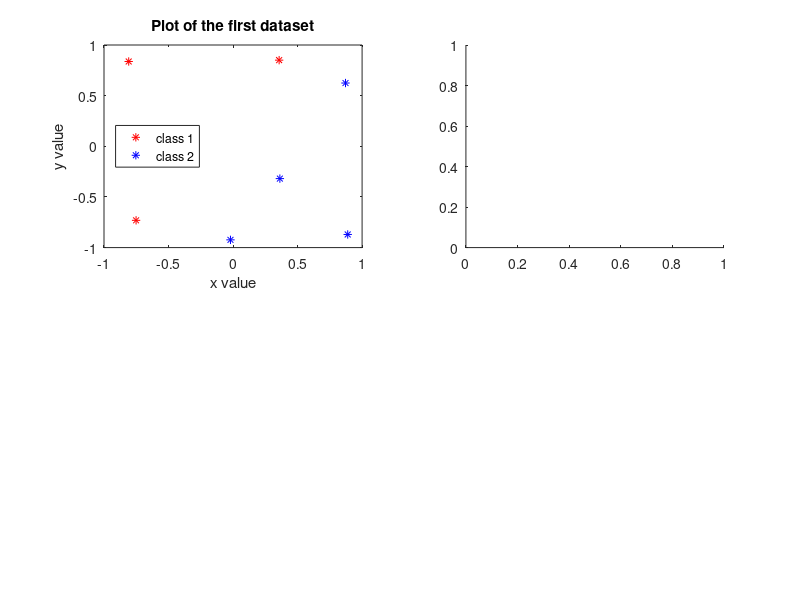

This chart was generated by the following MATLAB code: (Note: this script raises an error after producing the figure.)
maxiter = 300;

%///////////////////////////// First Dataset ///////////////////////////

data1=load('dataset01.csv');
data1x=data1(:,1);
data1y=data1(:,2);


data1_0=[data1x(data1(:,3)==0),data1y(data1(:,3)==0)];
data1_1=[data1x(data1(:,3)==1),data1y(data1(:,3)==1)];

FigH = figure;
set(FigH, 'NumberTitle', 'off', 'Name', 'Dataset 1');

subplot(2,2,1)
plot(data1_0(:,1),data1_0(:,2),'r*',data1_1(:,1),data1_1(:,2),'b*')
xlabel('x value')
title('Plot of the first dataset')
ylabel('y value')
legend({'class 1','class 2'},'Location','west')

%------------first run
subplot(2,2,2)
[W,b,x,y]=train(data1(:,1:2),data1(:,3),maxiter,'shuffle');
plot(x,y,'r-')
title(['First run,   w = (',num2str(W(1)),', ',num2str(W(2)) ,').   b = ', num2str(b), '.   max acc = ',num2str(max(y))])
xlabel('Iteration')
ylabel('Accuracy')
legend({'Fitness'},'Location','southeast')

%------------second run
subplot(2,2,3)
[W,b,x,y]=train(data1(:,1:2),data1(:,3),maxiter,'shuffle');
plot(x,y,'r-')
title(['Second run,   w = (',num2str(W(1)),', ',num2str(W(2)) ,').   b = ', num2str(b), '.   max acc = ',num2str(max(y))])
xlabel('Iteration')
ylabel('Accuracy')
legend({'Fitness'},'Location','southeast')

%------------third run
subplot(2,2,4)
[W,b,x,y]=train(data1(:,1:2),data1(:,3),maxiter,'shuffle');
plot(x,y,'r-')
title(['Third run,   w = (',num2str(W(1)),', ',num2str(W(2)) ,').   b = ', num2str(b), '.   max acc = ',num2str(max(y))])
xlabel('Iteration')
ylabel('Accuracy')
legend({'Fitness'},'Location','southeast')


%///////////////////////////// Second Dataset ///////////////////////////

data1=load('dataset02.csv');
data1x=data1(:,1);
data1y=data1(:,2);


data1_0=[data1x(data1(:,3)==0),data1y(data1(:,3)==0)];
data1_1=[data1x(data1(:,3)==1),data1y(data1(:,3)==1)];

FigH = figure;
set(FigH, 'NumberTitle', 'off', 'Name', 'Dataset 2');

subplot(2,2,1)
plot(data1_0(:,1),data1_0(:,2),'r*',data1_1(:,1),data1_1(:,2),'b*')
xlabel('x value')
title('Plot of the second dataset')
ylabel('y value')
legend({'class 1','class 2'},'Location','west')


subplot(2,2,2)
[W,b,x,y]=train(data1(:,1:2),data1(:,3),maxiter,'shuffle');
plot(x,y,'r-')
title(['First run,   w = (',num2str(W(1)),', ',num2str(W(2)) ,').   b = ', num2str(b), '.   max acc = ',num2str(max(y))])
xlabel('Iteration')
ylabel('Accuracy')
legend({'Fitness'},'Location','southeast')


subplot(2,2,3)
[W,b,x,y]=train(data1(:,1:2),data1(:,3),maxiter,'shuffle');
plot(x,y,'r-')
title(['Second run,   w = (',num2str(W(1)),', ',num2str(W(2)) ,').   b = ', num2str(b), '.   max acc = ',num2str(max(y))])
xlabel('Iteration')
ylabel('Accuracy')
legend({'Fitness'},'Location','southeast')

subplot(2,2,4)
[W,b,x,y]=train(data1(:,1:2),data1(:,3),maxiter,'shuffle');
plot(x,y,'r-')
title(['Third run,   w = (',num2str(W(1)),', ',num2str(W(2)) ,').   b = ', num2str(b), '.   max acc = ',num2str(max(y))])
xlabel('Iteration')
ylabel('Accuracy')
legend({'Fitness'},'Location','southeast')


%///////////////////////////// Third Dataset ///////////////////////////

data1=load('dataset03.csv');
data1x=data1(:,1);
data1y=data1(:,2);


data1_0=[data1x(data1(:,3)==0),data1y(data1(:,3)==0)];
data1_1=[data1x(data1(:,3)==1),data1y(data1(:,3)==1)];

FigH = figure;
set(FigH, 'NumberTitle', 'off', 'Name', 'Dataset 3');

subplot(2,2,1)
plot(data1_0(:,1),data1_0(:,2),'r*',data1_1(:,1),data1_1(:,2),'b*')
xlabel('x value')
title('Plot of the third dataset')
ylabel('y value')
legend({'class 1','class 2'},'Location','west')


subplot(2,2,2)
[W,b,x,y]=train(data1(:,1:2),data1(:,3),maxiter,'shuffle');
plot(x,y,'r-')
title(['First run,   w = (',num2str(W(1)),', ',num2str(W(2)) ,').   b = ', num2str(b), '.   max acc = ',num2str(max(y))])
xlabel('Iteration')
ylabel('Accuracy')
legend({'Fitness'},'Location','southeast')


subplot(2,2,3)
[W,b,x,y]=train(data1(:,1:2),data1(:,3),maxiter,'shuffle');
plot(x,y,'r-')
title(['Second run,   w = (',num2str(W(1)),', ',num2str(W(2)) ,').   b = ', num2str(b), '.   max acc = ',num2str(max(y))])
xlabel('Iteration')
ylabel('Accuracy')
legend({'Fitness'},'Location','southeast')

subplot(2,2,4)
[W,b,x,y]=train(data1(:,1:2),data1(:,3),maxiter,'shuffle');
plot(x,y,'r-')
title(['Third run,   w = (',num2str(W(1)),', ',num2str(W(2)) ,').   b = ', num2str(b), '.   max acc = ',num2str(max(y))])
xlabel('Iteration')
ylabel('Accuracy')
legend({'Fitness'},'Location','southeast')


%///////////////////////////// Fourth Dataset ///////////////////////////

data1=load('dataset04.csv');
data1x=data1(:,1);
data1y=data1(:,2);


data1_0=[data1x(data1(:,3)==0),data1y(data1(:,3)==0)];
data1_1=[data1x(data1(:,3)==1),data1y(data1(:,3)==1)];

FigH = figure;
set(FigH, 'NumberTitle', 'off', 'Name', 'Dataset 4');

subplot(2,2,1)
plot(data1_0(:,1),data1_0(:,2),'r*',data1_1(:,1),data1_1(:,2),'b*')
xlabel('x value')
title('Plot of the fourth dataset')
ylabel('y value')
legend({'class 1','class 2'},'Location','west')


subplot(2,2,2)
[W,b,x,y]=train(data1(:,1:2),data1(:,3),maxiter,'shuffle');
plot(x,y,'r-')
title(['First run,   w = (',num2str(W(1)),', ',num2str(W(2)) ,').   b = ', num2str(b), '.   max acc = ',num2str(max(y))])
xlabel('Iteration')
ylabel('Accuracy')
legend({'Fitness'},'Location','southeast')


subplot(2,2,3)
[W,b,x,y]=train(data1(:,1:2),data1(:,3),maxiter,'shuffle');
plot(x,y,'r-')
title(['Second run,   w = (',num2str(W(1)),', ',num2str(W(2)) ,').   b = ', num2str(b), '.   max acc = ',num2str(max(y))])
xlabel('Iteration')
ylabel('Accuracy')
legend({'Fitness'},'Location','southeast')

subplot(2,2,4)
[W,b,x,y]=train(data1(:,1:2),data1(:,3),maxiter,'shuffle');
plot(x,y,'r-')
title(['Third run,   w = (',num2str(W(1)),', ',num2str(W(2)) ,').   b = ', num2str(b), '.   max acc = ',num2str(max(y))])
xlabel('Iteration')
ylabel('Accuracy')
legend({'Fitness'},'Location','southeast')

%///////////////////////////// Fifth Dataset ///////////////////////////

data1=load('dataset05.csv');
data1x=data1(:,1);
data1y=data1(:,2);


data1_0=[data1x(data1(:,3)==0),data1y(data1(:,3)==0)];
data1_1=[data1x(data1(:,3)==1),data1y(data1(:,3)==1)];

FigH = figure;
set(FigH, 'NumberTitle', 'off', 'Name', 'Dataset 5');

subplot(2,2,1)
plot(data1_0(:,1),data1_0(:,2),'r*',data1_1(:,1),data1_1(:,2),'b*')
xlabel('x value')
title('Plot of the fifth dataset')
ylabel('y value')
legend({'class 1','class 2'},'Location','west')


subplot(2,2,2)
[W,b,x,y]=train(data1(:,1:2),data1(:,3),maxiter,'shuffle');
plot(x,y,'r-')
title(['First run,   w = (',num2str(W(1)),', ',num2str(W(2)) ,').   b = ', num2str(b), '.   max acc = ',num2str(max(y))])
xlabel('Iteration')
ylabel('Accuracy')
legend({'Fitness'},'Location','southeast')


subplot(2,2,3)
[W,b,x,y]=train(data1(:,1:2),data1(:,3),maxiter,'shuffle');
plot(x,y,'r-')
title(['Second run,   w = (',num2str(W(1)),', ',num2str(W(2)) ,').   b = ', num2str(b), '.   max acc = ',num2str(max(y))])
xlabel('Iteration')
ylabel('Accuracy')
legend({'Fitness'},'Location','southeast')

subplot(2,2,4)
[W,b,x,y]=train(data1(:,1:2),data1(:,3),maxiter,'shuffle');
plot(x,y,'r-')
title(['Third run,   w = (',num2str(W(1)),', ',num2str(W(2)) ,').   b = ', num2str(b), '.   max acc = ',num2str(max(y))])
xlabel('Iteration')
ylabel('Accuracy')
legend({'Fitness'},'Location','southeast')

%///////////////////////////// Sixth Dataset ///////////////////////////

data1=load('dataset06.csv');
data1x=data1(:,1);
data1y=data1(:,2);


data1_0=[data1x(data1(:,3)==0),data1y(data1(:,3)==0)];
data1_1=[data1x(data1(:,3)==1),data1y(data1(:,3)==1)];

FigH = figure;
set(FigH, 'NumberTitle', 'off', 'Name', 'Dataset 6');

subplot(2,2,1)
plot(data1_0(:,1),data1_0(:,2),'r*',data1_1(:,1),data1_1(:,2),'b*')
xlabel('x value')
title('Plot of the sixth dataset')
ylabel('y value')
legend({'class 1','class 2'},'Location','west')


subplot(2,2,2)
[W,b,x,y]=train(data1(:,1:2),data1(:,3),maxiter,'shuffle');
plot(x,y,'r-')
title(['First run,   w = (',num2str(W(1)),', ',num2str(W(2)) ,').   b = ', num2str(b), '.   max acc = ',num2str(max(y))])
xlabel('Iteration')
ylabel('Accuracy')
legend({'Fitness'},'Location','southeast')


subplot(2,2,3)
[W,b,x,y]=train(data1(:,1:2),data1(:,3),maxiter,'shuffle');
plot(x,y,'r-')
title(['Second run,   w = (',num2str(W(1)),', ',num2str(W(2)) ,').   b = ', num2str(b), '.   max acc = ',num2str(max(y))])
xlabel('Iteration')
ylabel('Accuracy')
legend({'Fitness'},'Location','southeast')

subplot(2,2,4)
[W,b,x,y]=train(data1(:,1:2),data1(:,3),maxiter,'shuffle');
plot(x,y,'r-')
title(['Third run,   w = (',num2str(W(1)),', ',num2str(W(2)) ,').   b = ', num2str(b), '.   max acc = ',num2str(max(y))])
xlabel('Iteration')
ylabel('Accuracy')
legend({'Fitness'},'Location','southeast')